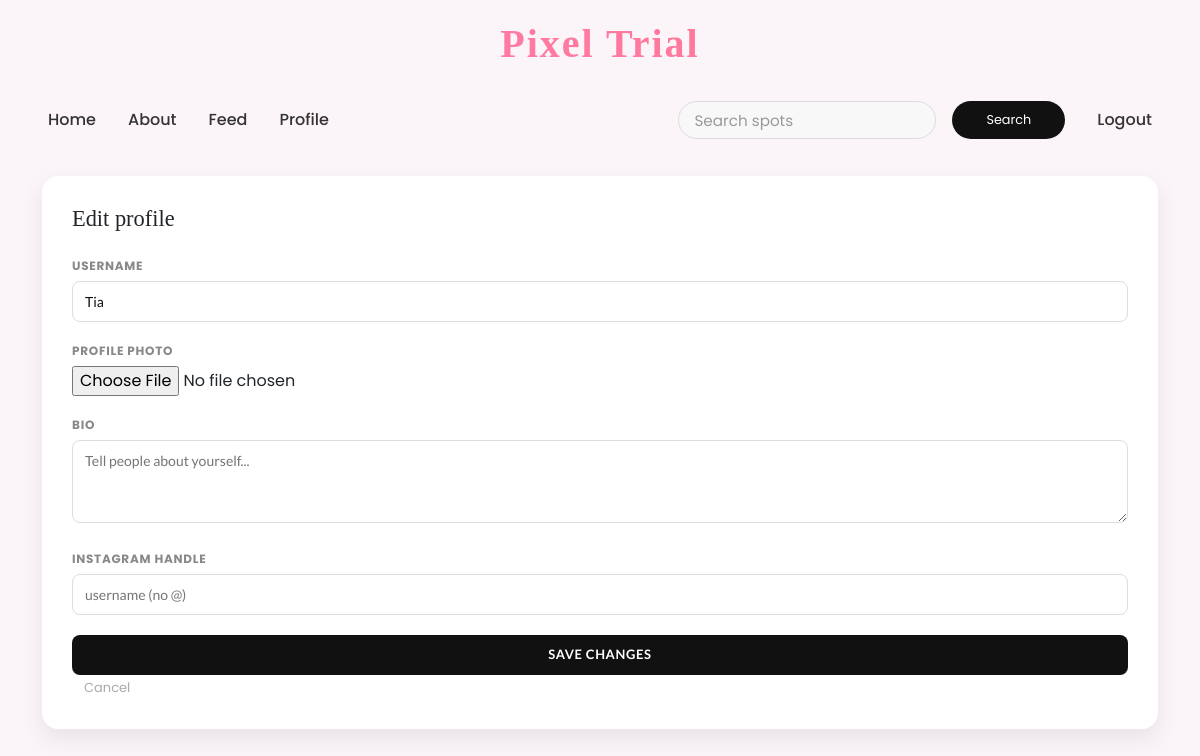
Before: /edit-profile (signed in) with the older database file.
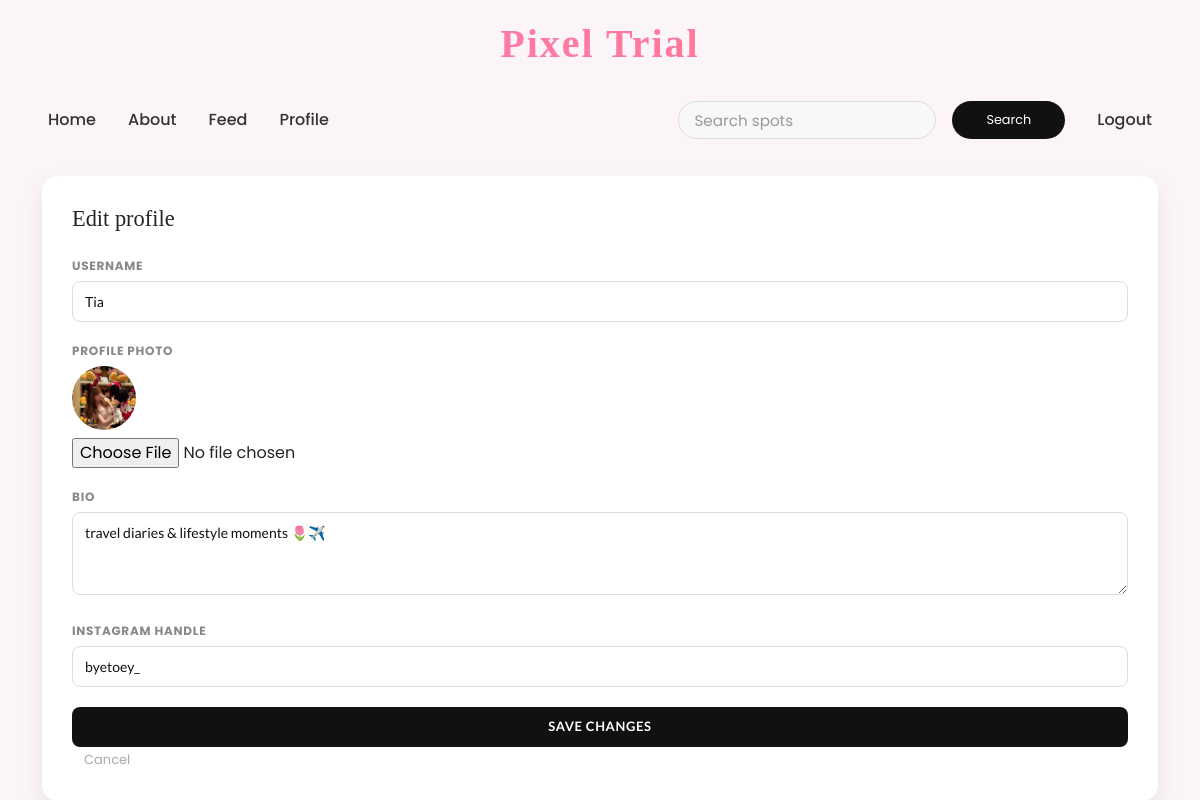
After: the same page with the newer database file.
### tables this page shows
CREATE TABLE users (
    id          INTEGER PRIMARY KEY AUTOINCREMENT,
    username    TEXT UNIQUE NOT NULL,
    email       TEXT UNIQUE,
    password    TEXT NOT NULL,
    role        TEXT DEFAULT 'user',
    is_admin    INTEGER DEFAULT 0
);

CREATE TABLE profiles (
    id            INTEGER PRIMARY KEY AUTOINCREMENT,
    user_id       INTEGER UNIQUE NOT NULL,
    bio           TEXT,
    profile_photo TEXT DEFAULT 'default.jpg',
    instagram     TEXT,
    FOREIGN KEY(user_id) REFERENCES users(id)
);

### app.py (the view, shortened to what this page needs)
@app.route("/edit-profile", methods=["GET", "POST"])
def edit_profile():
    if "user_id" not in session:
        return redirect("/login")
    user_id = session["user_id"]
    db = get_db()
    user = db.execute("""
        SELECT
            users.id,
            users.username,
            profiles.bio,
            profiles.profile_photo,
            profiles.instagram
        FROM users
        LEFT JOIN profiles ON users.id = profiles.user_id
        WHERE users.id = ?
    """, (user_id,)).fetchone()
    db.close()
    return render_template("edit_profile.html", user=user)

### app.py (called while the page is built)
@app.context_processor
def inject_site_name():
    return {"siteName": "Pixel Trial"}

def get_db():
    conn = sqlite3.connect(DB_PATH)
    conn.row_factory = sqlite3.Row
    return conn

@app.before_request
def check_user_session():
    if 'user_id' in session:
        db = get_db()
        user = db.execute(
            'SELECT id, role, is_admin FROM users WHERE id = ?',
            (session['user_id'],)
        ).fetchone()
        db.close()
        if not user:
            session.clear()
        else:
            session['role'] = user['role']
            session['is_admin'] = bool(user['is_admin'])

### templates/edit_profile.html (shortened to what this page needs)
{% extends "base.html" %}
{% block content %}
<div class="ep-wrap">
  <h1 class="ep-title">Edit profile</h1>
  <form action="{{ url_for('edit_profile') }}" method="POST" enctype="multipart/form-data">
    <div class="ep-field">
      <label for="username">Username</label>
      <input type="text" id="username" name="username"
             value="{{ user.username or '' }}" required>
    </div>
    <div class="ep-field">
      <label>Profile photo</label>
      {% if user.profile_photo and user.profile_photo != 'default.jpg' %}
        <img class="ep-current-photo"
             src="{{ url_for('static', filename='images/profiles/' ~ user.profile_photo) }}"
             alt="current photo">
      {% endif %}
      <input type="file" name="profile_photo" accept="image/*">
    </div>
    <div class="ep-field">
      <label for="bio">Bio</label>
      <textarea id="bio" name="bio" rows="3" placeholder="Tell people about yourself...">{{ user.bio or '' }}</textarea>
    </div>
    <div class="ep-field">
      <label for="instagram">Instagram handle</label>
      <input type="text" id="instagram" name="instagram"
             placeholder="username (no @)"
             value="{{ user.instagram or '' }}">
    </div>
    <button type="submit" class="ep-btn">Save changes</button>
    <a href="{{ url_for('profile', user_id=session['user_id']) }}" class="ep-cancel">Cancel</a>
  </form>
</div>
{% endblock %}

### templates/base.html (shortened to what this page needs)
<!DOCTYPE html>
<html>
<head>
    <link href="https://cdn.jsdelivr.net/npm/bootstrap@5.3.2/dist/css/bootstrap.min.css" rel="stylesheet">
    <link rel="stylesheet" href="{{ url_for('static', filename='styles.css') }}">
</head>
<body>
 <h2 class="logo">Pixel Trial </h2>
<nav class="navbar navbar-expand-lg navbar-light">
    <div class="container-fluid">
        <div class="collapse navbar-collapse" id="navbarNavAltMarkup">
            <div class="navbar-nav">
                <a class="nav-link active" href="/">Home</a>
                <a class="nav-link" href="/about">About</a>
                <a class="nav-link" href="/feed">Feed</a>
                <a class="nav-link" href="/profile">Profile</a>
            </div>
            <div class="d-flex align-items-center ms-auto">
                <form class="d-flex me-3" action="/search" method="GET">
                    <input class="form-control me-2" type="search" name="query" placeholder="Search spots">
                    <button class="btn btn-outline-light">Search</button>
                </form>
                <div class="navbar-nav">
                    {% if session.get('user_id') %}
                        <a class="nav-link" href="/logout">Logout</a>
                    {% else %}
                        <a class="nav-link" href="/login">Login</a>
                        <a class="nav-link" href="/register">Register</a>
                    {% endif %}
                </div>
            </div>
        </div>
    </div>
</nav>
    <div class="container mt-4">
        {% block content %}
        {% endblock %}
    </div>
</body>
</html>

### static/styles.css (style rules this page uses)
* { margin: 0; padding: 0; box-sizing: border-box; font-family: 'Poppins', sans-serif; }
body { background: #fbf4f8; margin: 0; padding: 0; }
.logo { text-align: center; font-size: 2.5rem; font-weight: 800; font-family: 'Allura', cursive; color: #111; letter-spacing: 2px; margin: 20px 0; }
.logo { background: linear-gradient(45deg, #ff7eb3, #ff758c); -webkit-background-clip: text; -webkit-text-fill-color: transparent; }
h2 { font-size: 2em; color: #000; text-align: center; }
button { width: 100%; height: 40px; background: #fff; border: none; outline: none; border-radius: 40px; cursor: pointer; font-size: 1em; color: #000; font-weight: 500; }
.navbar { background: #fbf4f8!important; padding: 12px 20px; }
.nav-link { color: #333 !important; font-weight: 500; margin: 0 8px; transition: 0.3s; }
.navbar input.form-control { border-radius: 20px; border: 1px solid #ddd; padding: 6px 15px; background: #f8f8f8; color: #333; }
.navbar input::placeholder { color: #999; }
.navbar .btn { border-radius: 20px; padding: 6px 16px; background: #111; color: #fff; border: none; transition: 0.3s; }
.navbar .form-control { height: 38px; font-size: 0.95rem; }
.navbar form { display: flex; align-items: center; gap: 8px; }
.navbar .form-control { flex: 2; height: 38px; }
.navbar .btn-outline-light { flex: 1; height: 38px; padding: 0; font-size: 0.8rem; border-radius: 25px; white-space: nowrap; }
.ep-wrap { background: white; padding: 30px; border-radius: 16px; box-shadow: 0 10px 25px rgba(0,0,0,0.08); }
.ep-title { font-family: 'Playfair Display', serif; font-size: 1.4rem; font-weight: 400; margin: 0 0 1.5rem; }
.ep-field { margin-bottom: 1.25rem; }
.ep-field label { display: block; font-size: 12px; font-weight: 700; text-transform: uppercase; letter-spacing: 0.06em; color: #888; margin-bottom: 6px; }
.ep-field input[type="text"], .ep-field textarea { width: 100%; padding: 9px 12px; border: 1px solid #ddd; border-radius: 8px; font-family: 'Lato', sans-serif; font-size: 14px; color: #111; box-sizing: border-box; }
.ep-field textarea { resize: vertical; }
.ep-current-photo { width: 64px; height: 64px; border-radius: 50%; object-fit: cover; display: block; margin-bottom: 8px; }
.ep-btn { padding: 10px 28px; background: #111; color: #fff; border: none; border-radius: 8px; font-family: 'Lato', sans-serif; font-size: 13px; font-weight: 700; letter-spacing: 0.05em; text-transform: uppercase; cursor: pointer; }
.ep-cancel { margin-left: 12px; font-size: 13px; color: #aaa; text-decoration: none; }
:root { --gold: #c8a96e; --gold-lt: #f0e4c4; --ink: #111110; --ink-2: #444440; --ink-3: #888880; --paper: #faf9f6; --border: #e0ddd5; --radius: 12px; --shadow: 0 4px 24px rgba(0,0,0,.08); --hd: 'Cormorant Garamond', Georgia, serif; --bd: 'DM Sans', system-ui, sans-serif; }

Changed rows visible on the page:
now on this page (row edited): profiles: profile_photo (picture), bio "travel diaries & lifestyle moments 🌷✈️", instagram "byetoey_"
